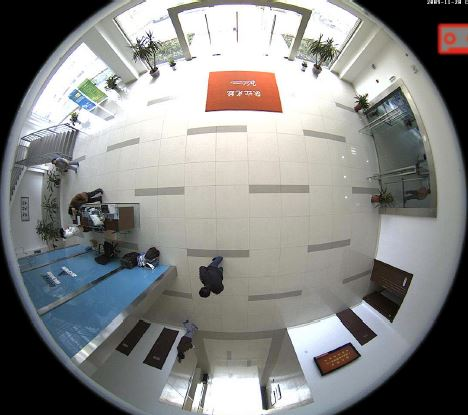
%> input picture Fish Eye/001.JPG, 468 x 415 px
$ octave CMQ.m   (GNU Octave 9; MATLAB toolbox functions it lacks are replaced by stand-ins)
%> lines starting %> are read from the running program, lines starting %| are printed output that depends on the picture; in (x1, y1, x2, y2) boxes, pixels count from 0 and x2, y2 are one past the last pixel; in counts of white or black regions, pixels touching at a corner belong together; the program's own positions count from 1
clc;
clear;
I0=imread('001.jpg');
%> I0 is the input picture: size 415x468x3 uint8; mean R, G, B 134.9, 135.3, 133.6
I0=uint8(rgb2gray(I0));
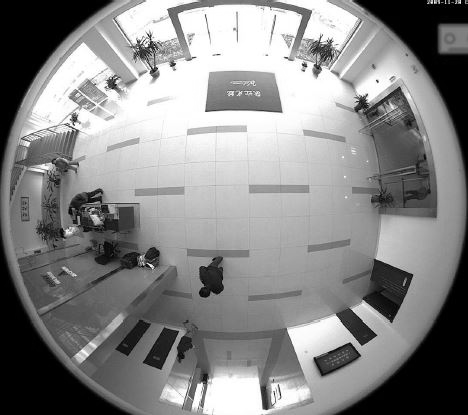
%> I0: size 415x468 uint8; min 0, max 255, mean 135
[heigh,width]=size(I0);
%> heigh = 415; width = 468
r=floor((min(heigh,width))/2);   %原图像半径
%> r = 207
oriwidth=2*r;                    %原图像宽长
%> oriwidth = 414
oriheigh=2*r;
%> oriheigh = 414
nwidth=4*r;                      %定义校正后图像大小
%> nwidth = 828
nheigh=4*r;
%> nheigh = 828
% [4 lines of commented-out code are left out]
I1=uint8(zeros(nheigh,nwidth));
p1=r;
%> p1 = 207
m1=r;
%> m1 = 207
n1=r;
%> n1 = 207
xc=r;
%> xc = 207
yc=r;
%> yc = 207
u0=r;
%> u0 = 207
v0=r;
%> v0 = 207

%%-----------立方体左侧面校正------------------%%
for i=1:2*r
    for j=-r+1:0
        p=j+xc;
        m=i-yc;
        u=(r*m)/(sqrt(m^2+n1^2+p^2));
        v=(r*(-n1))/(sqrt(m^2+n1^2+p^2));
        xft=round(u+u0);
        yft=round(v+v0);
        if (xft<=0)||(xft>oriwidth)||(yft<=0)||(yft>oriheigh)
            I1(r+i,2*r+j)=0;
        elseif (xft >0) && (xft <oriwidth) && (yft>0) && (yft <oriheigh)
             xx= u+u0;
             yy=v+v0;
             a = double(uint16(xx));
             b = double(uint16(yy));
              x11 = double(I0(a,b));                     % x11 <- origImg(a,b)
            x12 = double(I0(a,b+1));                   % x12 <- origImg(a,b+1)
            x21 = double(I0(a+1,b));                   % x21 <- origImg(a+1,b)
            x22 = double(I0(a+1,b+1));                 % x22 <- origImg(a+1,b+1)
            I1(r+i,2*r+j) = uint8( (b+1-yy) * ((xx-a)*x21 + (a+1-xx)*x11) + (yy-b) * ((xx-a)*x22 +(a+1-xx) * x12) ); %双线性插值
            else
            I1(r+i,2*r+j) = I0(xft,yft);     % else,apply nearest interpolate
        end

    end

end
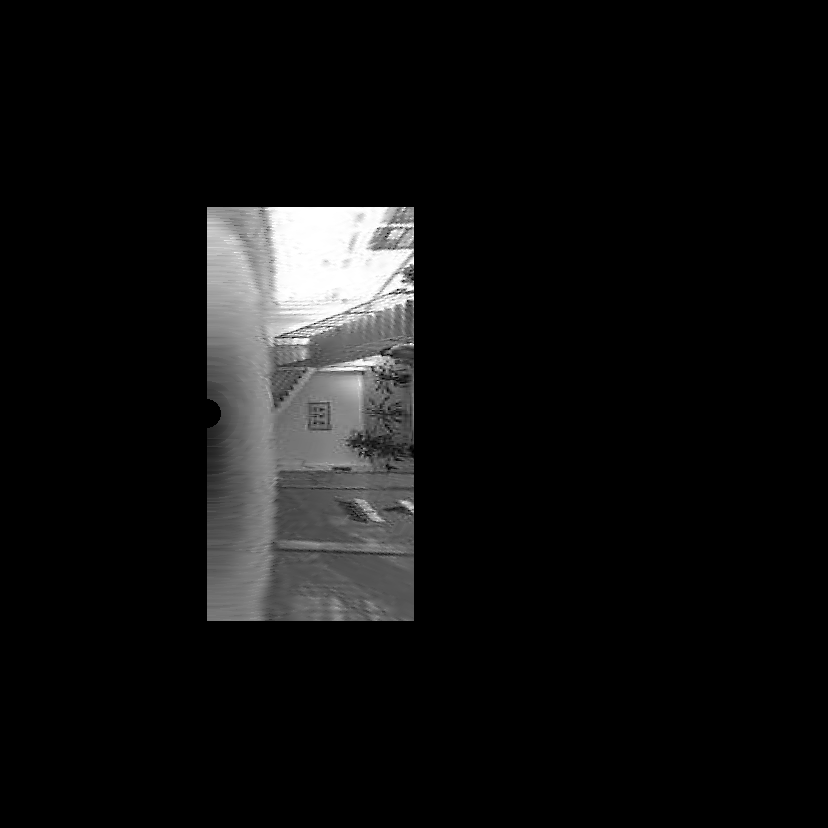
%> I1: size 828x828 uint8; min 0, max 255, mean 16.6
%> after the loop, a = 327; b = 87; x11 = 101; x12 = 101; x21 = 116; x22 = 118; xx = 326.5; yy = 87.49

%%-----------立方体右侧面校正------------------%%
for i=1:2*r
    for j=1:r
        p=j-xc;
        m=i-yc;
        u=(r*m)/(sqrt(m^2+n1^2+p^2));
        v=(r*(n1))/(sqrt(m^2+n1^2+p^2));
        xft=round(u+u0);
        yft=round(v+v0);
        if (xft<=0)||(xft>oriwidth)||(yft<=0)||(yft>oriheigh)
            I1(r+i,2*r+j)=0;
        elseif (xft >0) && (xft <oriwidth) && (yft>0) && (yft <oriheigh)
             xx=u+u0;
             yy=v+v0;
             a = double(uint16(xx));
             b = double(uint16(yy));
              x11 = double(I0(a,b));                     % x11 <- origImg(a,b)
            x12 = double(I0(a,b+1));                   % x12 <- origImg(a,b+1)
            x21 = double(I0(a+1,b));                   % x21 <- origImg(a+1,b)
            x22 = double(I0(a+1,b+1));                 % x22 <- origImg(a+1,b+1)
            I1(r+i,2*r+j) = uint8( (b+1-yy) * ((xx-a)*x21 + (a+1-xx)*x11) + (yy-b) * ((xx-a)*x22 +(a+1-xx) * x12) ); %双线性插值
            else
            I1(r+i,2*r+j) = I0(xft,yft);     % else,apply nearest interpolate
        end

    end

end
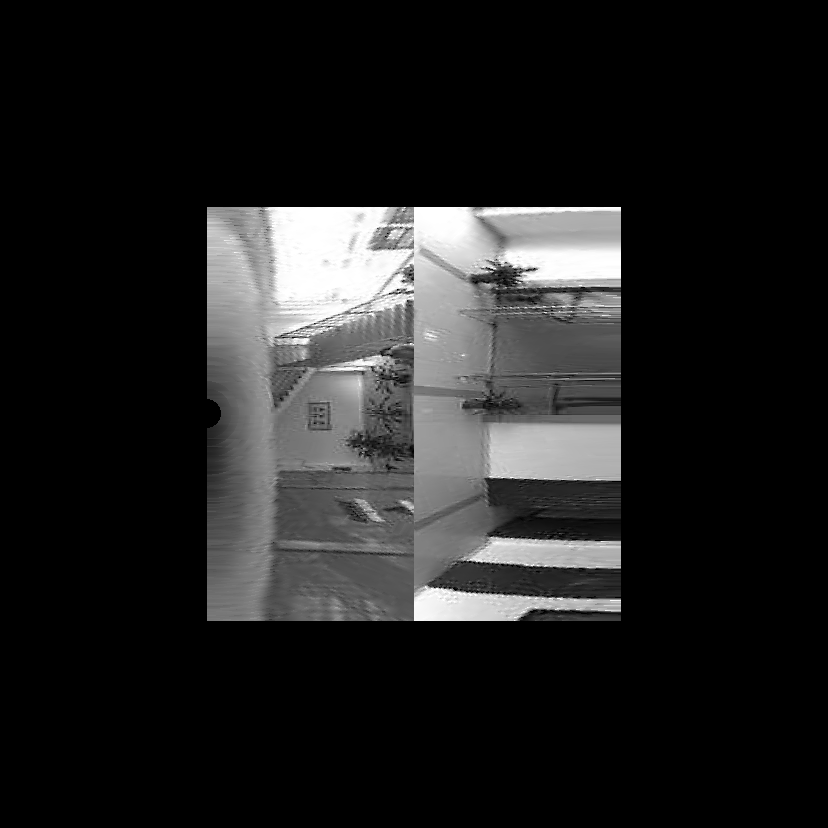
%> I1: size 828x828 uint8; 12.47% of pixels changed, all inside (x1, y1, x2, y2) = (414, 207, 621, 621)
%> after the loop, a = 353; b = 353; x11 = 64; x12 = 59; x21 = 62; x22 = 56; xx = 353.4; yy = 353.4


%%-----------立方体下侧面校正------------------%%
for i=1:r
    for j=1:2*r
        p=i-xc;
        n=j-yc;
        u=(r*(m1))/(sqrt(m1^2+n^2+p^2));
        v=(r*(n))/(sqrt(m1^2+n^2+p^2));
        xft=round(u+u0);
        yft=round(v+v0);
        if (xft<=0)||(xft>oriwidth)||(yft<=0)||(yft>oriheigh)
            I1(3*r+i,r+j)=0;
        elseif (xft >0) && (xft <oriwidth) && (yft>0) && (yft <oriheigh)
            xx= u+u0;
            yy=v+v0;
            a = double(uint16(xx));
            b = double(uint16(yy));
            x11 = double(I0(a,b));                     % x11 <- origImg(a,b)
            x12 = double(I0(a,b+1));                   % x12 <- origImg(a,b+1)
            x21 = double(I0(a+1,b));                   % x21 <- origImg(a+1,b)
            x22 = double(I0(a+1,b+1));                 % x22 <- origImg(a+1,b+1)
            I1(3*r+i,r+j) = uint8( (b+1-yy) * ((xx-a)*x21 + (a+1-xx)*x11) + (yy-b) * ((xx-a)*x22 +(a+1-xx) * x12) ); %双线性插值
            else
            I1(3*r+i,r+j) = I0(xft,yft);     % else,apply nearest interpolate
        end

    end

end
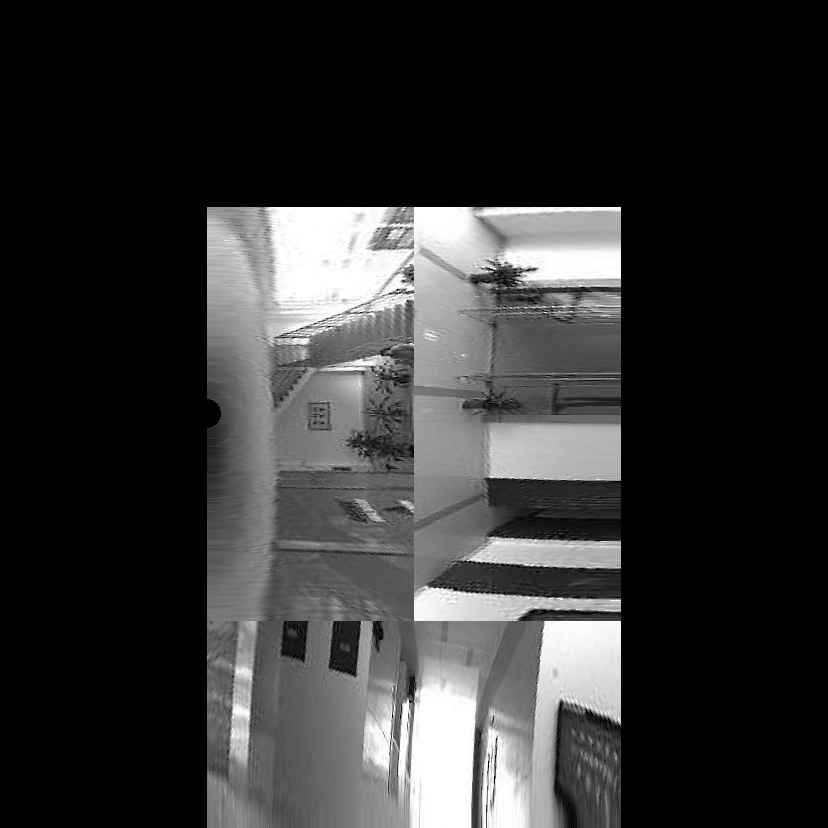
%> I1: size 828x828 uint8; 12.48% of pixels changed, all inside (x1, y1, x2, y2) = (207, 621, 621, 828)


%figure,imshow(I1);
figure;
subplot(1,2,1),imshow(I0);
subplot(1,2,2),imshow(I1);

$ run again, with Fish Eye/00.jpg copied over Fish Eye/001.JPG
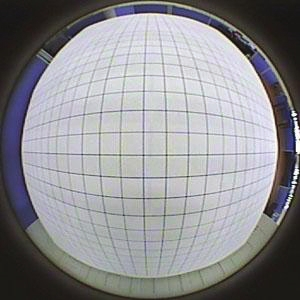
%> input picture Fish Eye/00.jpg, 300 x 300 px
%> I0 is the input picture: size 300x300x3 uint8; mean R, G, B 142.1, 142, 145.5
%> I0: size 300x300 uint8
%> after the loop `for i=1:2*r`: a = 237; b = 63; x11 = 178; x12 = 171; x21 = 178; x22 = 176; xx = 236.6; yy = 63.4
%> after the loop `for i=1:2*r`:
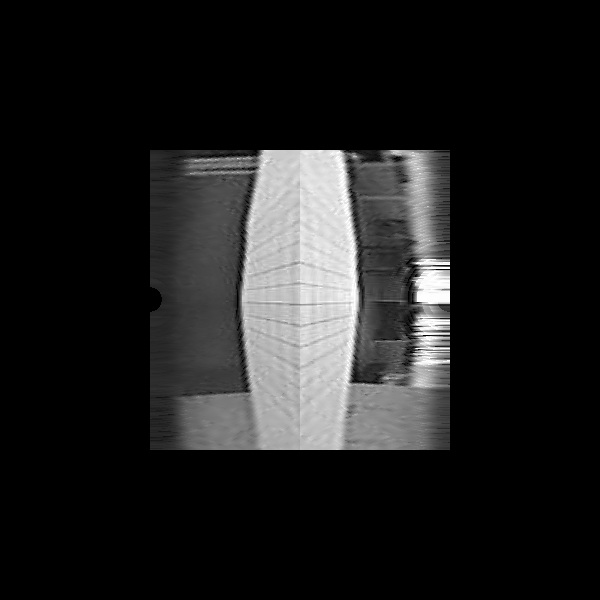
%> I1: size 600x600 uint8; min 0, max 255, mean 31.1
%> after the loop `for i=1:2*r`: a = 256; x11 = 61; x12 = 26; x21 = 32; x22 = 36; xx = 256.1
%> after the loop `for i=1:r`:
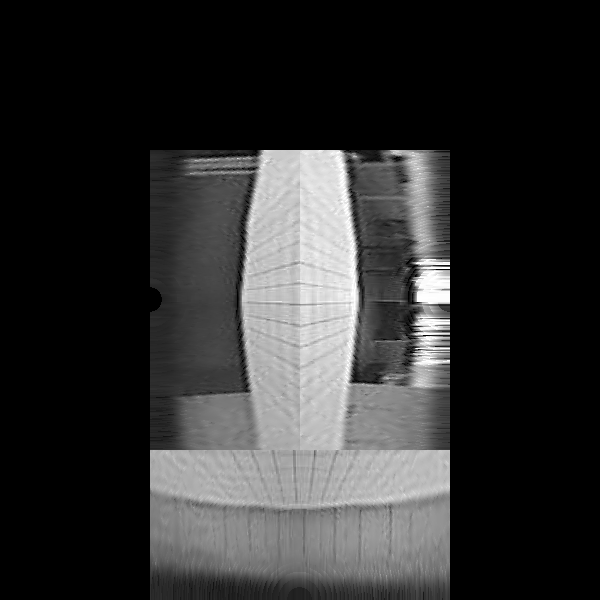
%> I1: size 600x600 uint8; 12.5% of pixels changed, all inside (x1, y1, x2, y2) = (150, 450, 450, 600)

$ run again, with Fish Eye/112.jpg copied over Fish Eye/001.JPG
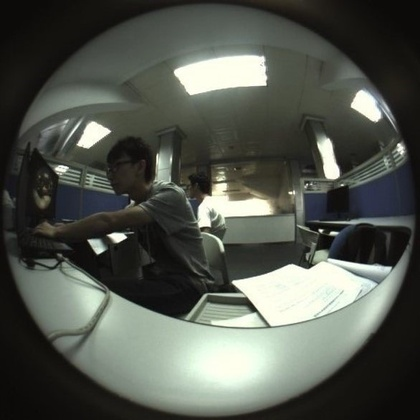
%> input picture Fish Eye/112.jpg, 420 x 420 px, shrunk from 586 x 586 before the run
%> I0 is the input picture: size 420x420x3 uint8; mean R, G, B 82.7, 86.8, 78.9
%> I0: size 420x420 uint8
%> after the loop `for i=1:2*r`: a = 331; b = 89; x11 = 82; x12 = 74; x21 = 72; x22 = 64; xx = 331.2; yy = 88.76
%> after the loop `for i=1:2*r`:
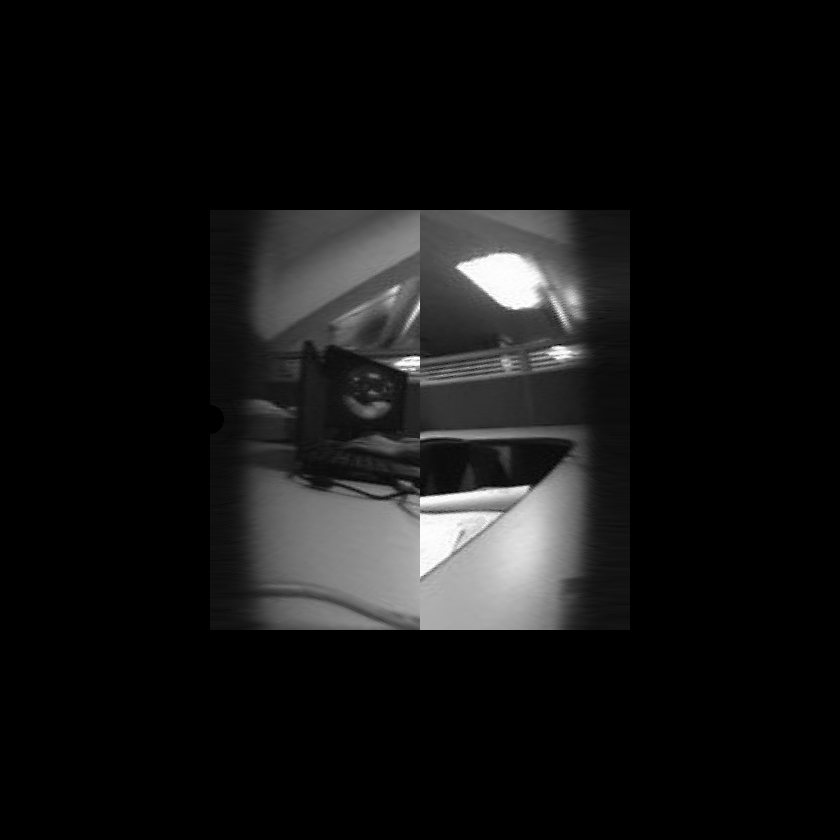
%> I1: size 840x840 uint8; min 0, max 255, mean 19.8
%> after the loop `for i=1:2*r`: a = 358; x11 = 18; x12 = 19; x21 = 17; x22 = 16; xx = 358.5
%> after the loop `for i=1:r`:
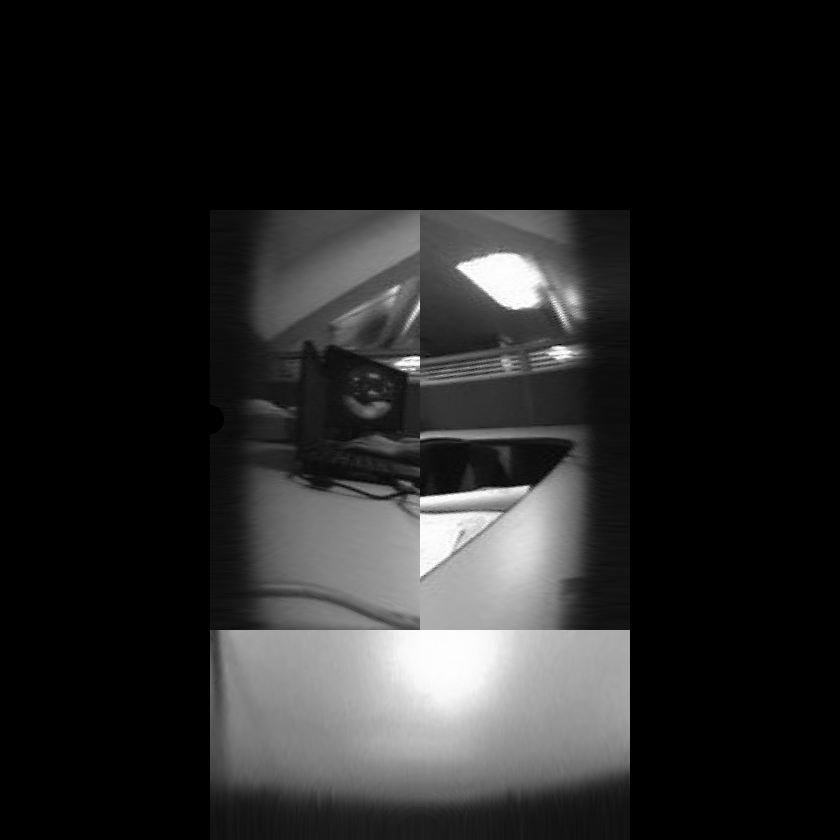
%> I1: size 840x840 uint8; 12.5% of pixels changed, all inside (x1, y1, x2, y2) = (210, 630, 630, 840)

$ run again, with Fish Eye/12.jpg copied over Fish Eye/001.JPG
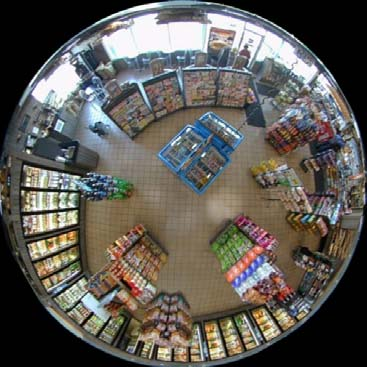
%> input picture Fish Eye/12.jpg, 367 x 367 px
%> I0 is the input picture: size 367x367x3 uint8; mean R, G, B 94.4, 91.2, 85.7
%> I0: size 367x367 uint8
%> after the loop `for i=1:2*r`: a = 289; b = 77; x11 = 228; x12 = 211; x21 = 208; x22 = 195; xx = 288.7; yy = 77.34
%> after the loop `for i=1:2*r`:
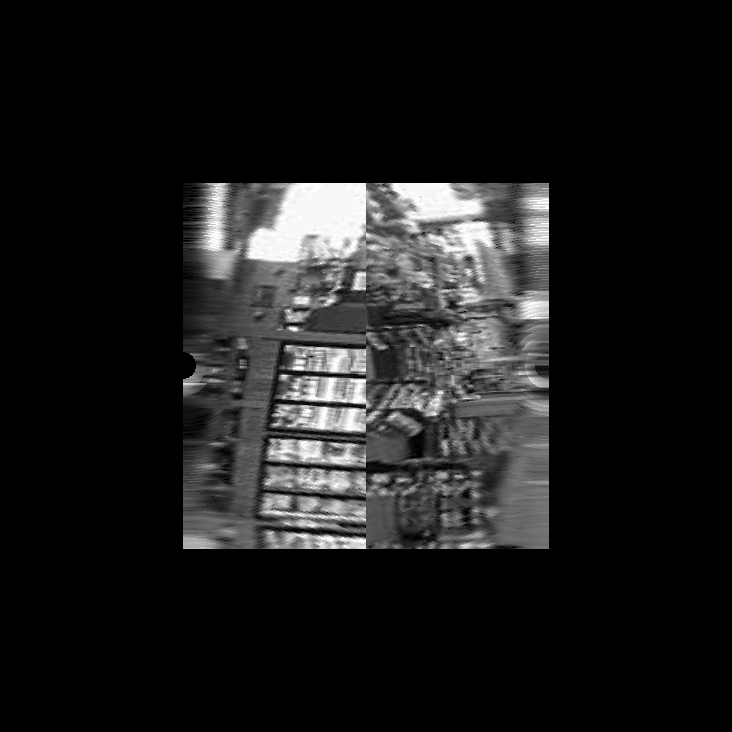
%> I1: size 732x732 uint8; min 0, max 255, mean 27.2
%> after the loop `for i=1:2*r`: a = 312; x11 = 99; x12 = 117; x21 = 126; x22 = 116; xx = 312.4
%> after the loop `for i=1:r`:
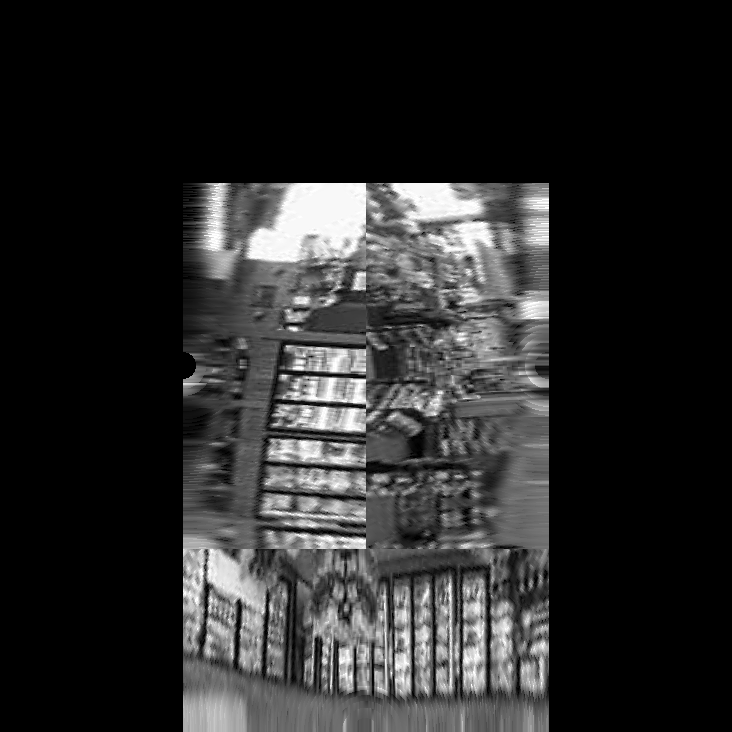
%> I1: size 732x732 uint8; 12.42% of pixels changed, all inside (x1, y1, x2, y2) = (183, 549, 549, 732)
